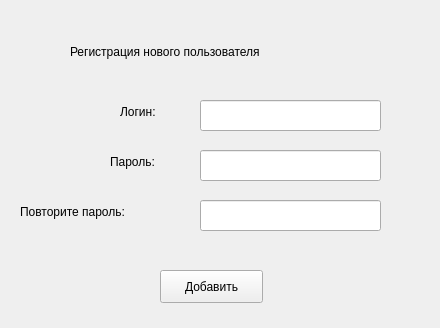
<?xml version="1.0" encoding="UTF-8"?>
<ui version="4.0">
 <class>MainWindow</class>
 <widget class="QMainWindow" name="MainWindow">
  <property name="geometry">
   <rect>
    <x>0</x>
    <y>0</y>
    <width>440</width>
    <height>328</height>
   </rect>
  </property>
  <property name="windowTitle">
   <string>Widget</string>
  </property>
  <widget class="QLabel" name="label">
   <property name="geometry">
    <rect>
     <x>70</x>
     <y>40</y>
     <width>351</width>
     <height>24</height>
    </rect>
   </property>
   <property name="text">
    <string>Регистрация нового пользователя</string>
   </property>
  </widget>
  <widget class="QLabel" name="label_2">
   <property name="geometry">
    <rect>
     <x>120</x>
     <y>100</y>
     <width>76</width>
     <height>24</height>
    </rect>
   </property>
   <property name="text">
    <string>Логин:</string>
   </property>
  </widget>
  <widget class="QLabel" name="label_3">
   <property name="geometry">
    <rect>
     <x>110</x>
     <y>150</y>
     <width>76</width>
     <height>24</height>
    </rect>
   </property>
   <property name="text">
    <string>Пароль:</string>
   </property>
  </widget>
  <widget class="QLabel" name="label_4">
   <property name="geometry">
    <rect>
     <x>20</x>
     <y>200</y>
     <width>171</width>
     <height>24</height>
    </rect>
   </property>
   <property name="text">
    <string>Повторите пароль:</string>
   </property>
  </widget>
  <widget class="QLineEdit" name="lineEdit">
   <property name="geometry">
    <rect>
     <x>200</x>
     <y>100</y>
     <width>181</width>
     <height>31</height>
    </rect>
   </property>
  </widget>
  <widget class="QLineEdit" name="lineEdit_2">
   <property name="geometry">
    <rect>
     <x>200</x>
     <y>150</y>
     <width>181</width>
     <height>31</height>
    </rect>
   </property>
    <property name="echoMode">
     <enum>QLineEdit::Password</enum>
    </property>
  </widget>
  <widget class="QLineEdit" name="lineEdit_3">
   <property name="geometry">
    <rect>
     <x>200</x>
     <y>200</y>
     <width>181</width>
     <height>31</height>
    </rect>
   </property>
    <property name="echoMode">
     <enum>QLineEdit::Password</enum>
    </property>
  </widget>
  <widget class="QPushButton" name="pushButton">
   <property name="geometry">
    <rect>
     <x>160</x>
     <y>270</y>
     <width>103</width>
     <height>33</height>
    </rect>
   </property>
   <property name="text">
    <string>Добавить</string>
   </property>
  </widget>
 </widget>
 <resources/>
 <connections>
  <connection>
   <sender>pushButton</sender>
   <signal>clicked()</signal>
   <receiver>MainWindow</receiver>
   <slot>addReg()</slot>
  </connection>
 </connections>
 <slots>
  <slot>addReg()</slot>
 </slots>
</ui>
